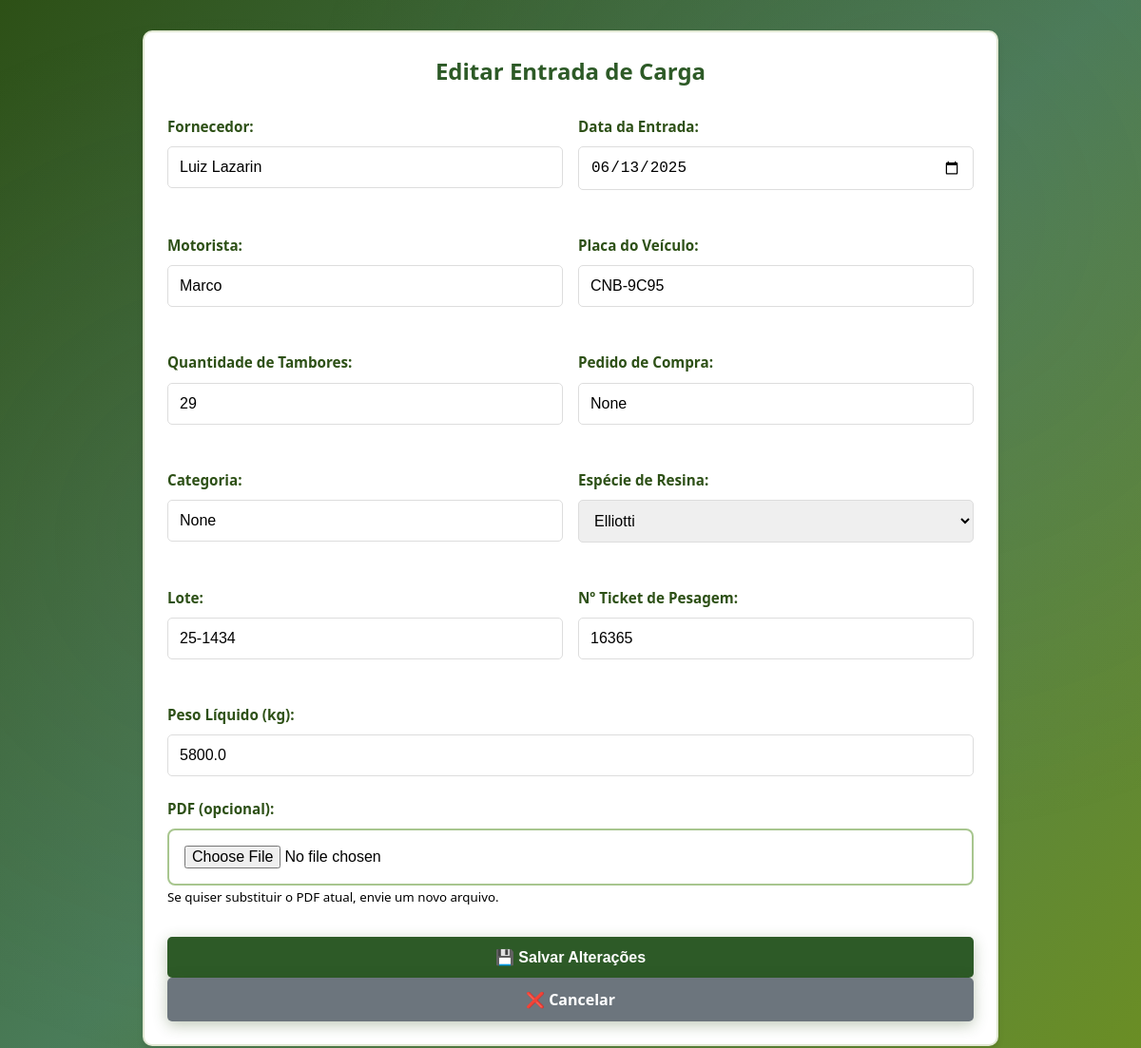
Screenshot of /editar-entrada/1 (signed in) with the database file from the repository.
### tables this page shows
CREATE TABLE entradas_carga (id INTEGER PRIMARY KEY AUTOINCREMENT, fornecedor TEXT, data_entrada TEXT, motorista TEXT, placa TEXT, quantidade_tambores INTEGER, pedido_compra TEXT, categoria TEXT, especie_resina TEXT, lote TEXT UNIQUE, ticket_pesagem TEXT UNIQUE, peso_liquido REAL, data_registro TEXT, usuario_registro TEXT);

### app.py (the view, shortened to what this page needs)
@app.route('/editar-entrada/<int:id>', methods=['GET', 'POST'])
def editar_entrada(id):
    if 'logged_in' not in session or not session['logged_in']:
        flash('🔒 Você precisa fazer login primeiro!', 'error')
        return redirect(url_for('login'))
    conn = sqlite3.connect(DB_PATH)
    cursor = conn.cursor()
    cursor.execute('SELECT * FROM entradas_carga WHERE id=?', (id,))
    row = cursor.fetchone()
    colunas = [desc[0] for desc in cursor.description]
    entrada = dict(zip(colunas, row)) if row else None
    conn.close()
    if not entrada:
        flash('❌ Entrada não encontrada!', 'error')
        return redirect(url_for('relatorio_entradas'))
    return render_template('editar_entrada.html', entrada=entrada)

### templates/editar_entrada.html (shortened to what this page needs)
<!DOCTYPE html>
<html lang="pt-BR">
<head>
    <link rel="stylesheet" href="{{ url_for('static', filename='css/style.css') }}">
</head>
<body>
    <div class="container">
        <h2 class="form-title">Editar Entrada de Carga</h2>
        <form method="POST">
            <div class="form-row">
                <div class="form-group">
                    <label for="fornecedor">Fornecedor:</label>
                    <input type="text" id="fornecedor" name="fornecedor" value="{{ entrada.fornecedor }}" required>
                </div>
                <div class="form-group">
                    <label for="data_entrada">Data da Entrada:</label>
                    <input type="date" id="data_entrada" name="data_entrada" value="{{ entrada.data_entrada }}"
                        required>
                </div>
            </div>
            <div class="form-row">
                <div class="form-group">
                    <label for="motorista">Motorista:</label>
                    <input type="text" id="motorista" name="motorista" value="{{ entrada.motorista }}" required>
                </div>
                <div class="form-group">
                    <label for="placa">Placa do Veículo:</label>
                    <input type="text" id="placa" name="placa" value="{{ entrada.placa }}" required maxlength="8">
                </div>
            </div>
            <div class="form-row">
                <div class="form-group">
                    <label for="quantidade_tambores">Quantidade de Tambores:</label>
                    <input type="number" id="quantidade_tambores" name="quantidade_tambores"
                        value="{{ entrada.quantidade_tambores }}" required min="1">
                </div>
                <div class="form-group">
                    <label for="pedido_compra">Pedido de Compra:</label>
                    <input type="text" id="pedido_compra" name="pedido_compra" value="{{ entrada.pedido_compra }}">
                </div>
            </div>
            <div class="form-row">
                <div class="form-group">
                    <label for="categoria">Categoria:</label>
                    <input type="text" id="categoria" name="categoria" value="{{ entrada.categoria }}">
                </div>
                <div class="form-group">
                    <label for="especie_resina">Espécie de Resina:</label>
                    <select id="especie_resina" name="especie_resina" required>
                        <option value="Elliotti" {% if entrada.especie_resina=='Elliotti' %}selected{% endif %}>Elliotti
                        </option>
                    </select>
                </div>
            </div>
            <div class="form-row">
                <div class="form-group">
                    <label for="lote">Lote:</label>
                    <input type="text" id="lote" name="lote" value="{{ entrada.lote }}" required>
                </div>
                <div class="form-group">
                    <label for="ticket_pesagem">Nº Ticket de Pesagem:</label>
                    <input type="text" id="ticket_pesagem" name="ticket_pesagem" value="{{ entrada.ticket_pesagem }}"
                        required>
                </div>
            </div>
            <div class="form-group">
                <label for="peso_liquido">Peso Líquido (kg):</label>
                <input type="number" id="peso_liquido" name="peso_liquido" value="{{ entrada.peso_liquido }}" required
                    min="0" step="0.01">
            </div>
            <div class="form-group">
                <label for="pdf">PDF (opcional):</label>
                <input type="file" id="pdf" name="pdf" accept="application/pdf">
                <small>Se quiser substituir o PDF atual, envie um novo arquivo.</small>
            </div>
            <div style="text-align: center; margin-top: 2rem;">
                <button type="submit" class="btn">💾 Salvar Alterações</button>
                <a href="{{ url_for('relatorio_entradas') }}" class="btn btn-secondary">❌ Cancelar</a>
            </div>
        </form>
    </div>
</body>
</html>

### static/css/style.css (style rules this page uses)
* { margin: 0; padding: 0; box-sizing: border-box; }
body { font-family: 'Segoe UI', Tahoma, Geneva, Verdana, sans-serif; background: linear-gradient(135deg, #2d5016 0%, #4a7c59 50%, #6b8e23 100%); background-attachment: fixed; min-height: 100vh; display: flex; align-items: center; justify-content: center; }
body::before { content: ''; position: fixed; top: 0; left: 0; width: 100%; height: 100%; background-image: radial-gradient(circle at 20% 50%, rgba(120, 119, 108, 0.1) 0%, transparent 50%), radial-gradient(circle at 80% 20%, rgba(120, 119, 108, 0.1) 0%, transparent 50%); pointer-events: none; z-index: -1; }
.container { background: rgba(255, 255, 255, 0.95); backdrop-filter: blur(10px); padding: 2.5rem; border-radius: 15px; box-shadow: 0 20px 40px rgba(45, 80, 22, 0.3); width: 100%; max-width: 420px; border: 2px solid rgba(107, 142, 35, 0.2); }
.form-group { margin-bottom: 1.8rem; }
.form-group label { display: block; margin-bottom: 0.7rem; color: #2d5016; font-weight: 600; font-size: 0.95rem; }
.form-group input { width: 100%; padding: 1rem; border: 2px solid #a8c68f; border-radius: 8px; font-size: 1rem; transition: all 0.3s ease; background: rgba(255, 255, 255, 0.9); }
.btn { display: inline-block; padding: 1rem 2rem; background: linear-gradient(135deg, #6b8e23 0%, #4a7c59 50%, #2d5016 100%); color: white; text-decoration: none; border: none; border-radius: 8px; cursor: pointer; font-size: 1rem; font-weight: 600; transition: all 0.3s ease; width: 100%; text-align: center; box-shadow: 0 4px 15px rgba(45, 80, 22, 0.3); }

### templates/editar_entrada.html (style rules this page uses)
.container { max-width: 900px; margin: 2rem auto; padding: 1.5rem; background: white; border-radius: 10px; box-shadow: 0 4px 6px rgba(0, 0, 0, 0.1); }
.form-title { color: #2d5a27; margin-bottom: 2rem; text-align: center; }
.form-row { display: grid; grid-template-columns: 1fr 1fr; gap: 1rem; margin-bottom: 1.5rem; }
.form-group { margin-bottom: 1.5rem; }
label { display: block; margin-bottom: 0.5rem; color: #333; font-weight: bold; }
input[type="text"], input[type="date"], input[type="number"], select { width: 100%; padding: 0.75rem; border: 1px solid #ddd; border-radius: 5px; font-size: 1rem; }
.btn { background: #2d5a27; color: white; padding: 0.75rem 2rem; border: none; border-radius: 5px; cursor: pointer; font-size: 1rem; margin-right: 1rem; }
.btn-secondary { background: #6c757d; }

### rows the page displays
entradas_carga: fornecedor "Luiz Lazarin", data_entrada "06/13/2025", motorista "Marco", placa "CNB-9C95", quantidade_tambores "29", especie_resina "Elliotti", lote "25-1434", ticket_pesagem "16365", peso_liquido "5800.0"
